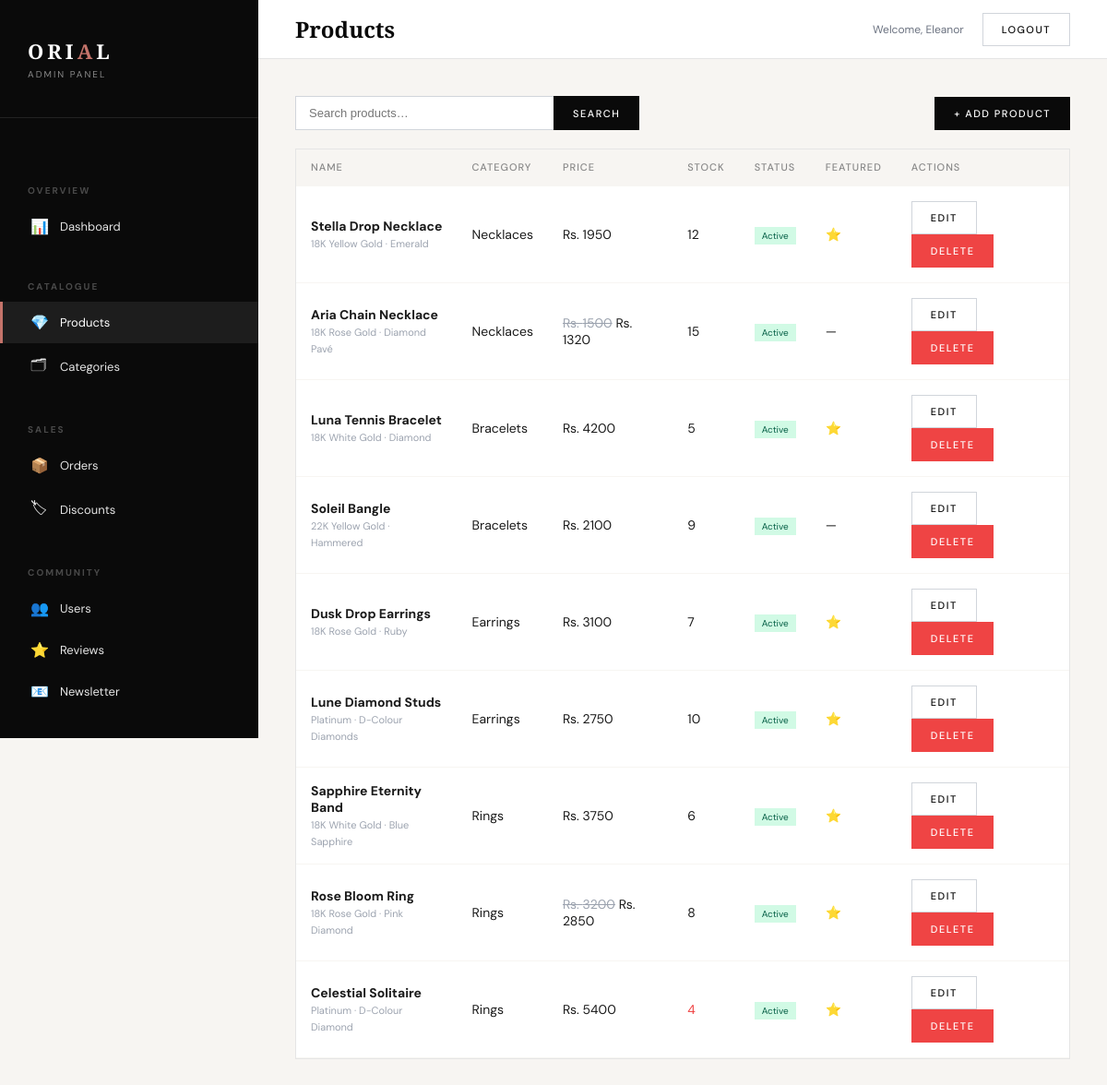
/admin/products (signed in), run on the app's committed database.
### app/models.py (models this page shows, shortened)
class User(db.Model, UserMixin):
    __tablename__ = 'users'
    id = db.Column(db.Integer, primary_key=True)
    first_name = db.Column(db.String(80), nullable=False)
    last_name = db.Column(db.String(80), nullable=True)
    email = db.Column(db.String(120), unique=True, nullable=False)
    password_hash = db.Column(db.String(200), nullable=False)
    is_admin = db.Column(db.Boolean, default=False)
    phone = db.Column(db.String(30))
    address_line1 = db.Column(db.String(200))
    address_line2 = db.Column(db.String(200))
    city = db.Column(db.String(100))
    postcode = db.Column(db.String(20))
    country = db.Column(db.String(100), default='United Kingdom')
    created_at = db.Column(db.DateTime, default=datetime.utcnow)
    is_active = db.Column(db.Boolean, default=True)
    orders = db.relationship('Order', backref='customer', lazy=True)
    reviews = db.relationship('Review', backref='author', lazy=True)
    wishlist_items = db.relationship('Wishlist', backref='user', lazy=True)
    cart_items = db.relationship('CartItem', backref='user', lazy=True)

class Product(db.Model):
    __tablename__ = 'products'
    id = db.Column(db.Integer, primary_key=True)
    name = db.Column(db.String(200), nullable=False)
    slug = db.Column(db.String(220), unique=True, nullable=False)
    subtitle = db.Column(db.String(200))       # e.g. "18K Rose Gold · Pink Diamond"
    description = db.Column(db.Text)
    price = db.Column(db.Float, nullable=False)
    original_price = db.Column(db.Float)       # For sale items
    stock = db.Column(db.Integer, default=0)
    sku = db.Column(db.String(80))
    category_id = db.Column(db.Integer, db.ForeignKey('categories.id'), nullable=False)
    image_filename = db.Column(db.String(200))  # main image
    image_filenames = db.Column(db.Text)        # JSON list of additional images or comma-separated
    badge = db.Column(db.String(50))            # "Bestseller", "New", "Limited", "Sale"
    badge_color = db.Column(db.String(20), default='black')  # 'black' or 'rose'
    material = db.Column(db.String(200))
    gemstone = db.Column(db.String(200))
    weight = db.Column(db.String(50))
    dimensions = db.Column(db.String(100))
    is_active = db.Column(db.Boolean, default=True)
    is_featured = db.Column(db.Boolean, default=False)
    created_at = db.Column(db.DateTime, default=datetime.utcnow)
    gallery_images = db.relationship('ProductImage', backref='product', lazy=True, cascade='all, delete-orphan')
    reviews = db.relationship('Review', backref='product', lazy=True)
    cart_items = db.relationship('CartItem', backref='product', lazy=True)
    order_items = db.relationship('OrderItem', backref='product', lazy=True)
    wishlist_entries = db.relationship('Wishlist', backref='product', lazy=True)
    @property
    def is_on_sale(self):
        return self.original_price is not None and self.original_price > self.price

class Category(db.Model):
    __tablename__ = 'categories'
    id = db.Column(db.Integer, primary_key=True)
    name = db.Column(db.String(100), nullable=False)
    slug = db.Column(db.String(120), unique=True, nullable=False)
    description = db.Column(db.Text)
    icon_svg = db.Column(db.Text)          # SVG markup for category icon
    display_order = db.Column(db.Integer, default=0)
    is_active = db.Column(db.Boolean, default=True)
    created_at = db.Column(db.DateTime, default=datetime.utcnow)
    products = db.relationship('Product', backref='category', lazy=True)

### app/blueprints/admin.py (the view)
@admin_bp.route('/products')
@login_required
@admin_required
def products():
    page = request.args.get('page', 1, type=int)
    search = request.args.get('q', '')
    query = Product.query
    if search:
        query = query.filter(Product.name.ilike(f'%{search}%'))
    products = query.order_by(Product.created_at.desc()).paginate(page=page, per_page=20, error_out=False)
    return render_template('admin/products.html', products=products, search=search)

### app/blueprints/admin.py (called while the page is built)
def admin_required(f):
    @wraps(f)
    def decorated(*args, **kwargs):
        if not current_user.is_authenticated or not current_user.is_admin:
            flash('Admin access required.', 'danger')
            return redirect(url_for('main.index'))
        return f(*args, **kwargs)
    return decorated

### app/models.py (called while the page is built)
@login_manager.user_loader
def load_user(user_id):
    return User.query.get(int(user_id))

### app/templates/admin/products.html (shortened to what this page needs)
{% extends 'admin/base_admin.html' %}
{% block page_title %}Products{% endblock %}
{% block content %}
<div style="display:flex;justify-content:space-between;align-items:center;margin-bottom:20px;">
    <form method="get" style="display:flex;gap:0;">
        <input type="text" name="q" value="{{ search }}" placeholder="Search products…"
            style="padding:10px 14px;border:1px solid #d1d5db;border-right:none;font-size:13px;outline:none;width:280px;">
        <button type="submit" class="admin-btn primary" style="border-radius:0;">Search</button>
    </form>
    <a href="{{ url_for('admin.new_product') }}" class="admin-btn primary">+ Add Product</a>
</div>
<div class="admin-card" style="padding:0;">
    <table class="admin-table">
        <thead>
            <tr>
                <th>Name</th>
                <th>Category</th>
                <th>Price</th>
                <th>Stock</th>
                <th>Status</th>
                <th>Featured</th>
                <th>Actions</th>
            </tr>
        </thead>
        <tbody>
            {% for p in products.items %}
            <tr>
                <td><strong>{{ p.name }}</strong><br><span style="color:#9ca3af;font-size:11px;">{{ p.subtitle }}</span>
                </td>
                <td>{{ p.category.name }}</td>
                <td>{% if p.is_on_sale %}<s style="color:#9ca3af;">Rs. {{ p.original_price|int }}</s> {% endif %}Rs. {{
                    p.price|int }}</td>
                <td style="{{ 'color:#ef4444;' if p.stock < 5 else '' }}">{{ p.stock }}</td>
                <td><span
                        style="padding:3px 8px;font-size:10px;background:{{ '#d1fae5;color:#065f46' if p.is_active else '#fee2e2;color:#991b1b' }}">{{
                        'Active' if p.is_active else 'Inactive' }}</span></td>
                <td>{{ '⭐' if p.is_featured else '—' }}</td>
                <td>
                    <a href="{{ url_for('admin.edit_product', pid=p.id) }}" class="admin-btn secondary"
                        style="margin-right:4px;">Edit</a>
                    <button onclick="deleteProduct({{ p.id }}, this)" class="admin-btn danger">Delete</button>
                </td>
            </tr>
            {% else %}<tr>
                <td colspan="7" style="text-align:center;color:#9ca3af;padding:40px;">No products found. <a
                        href="{{ url_for('admin.new_product') }}">Add one?</a></td>
            </tr>{% endfor %}
        </tbody>
    </table>
</div>
{% endblock %}

### app/templates/admin/base_admin.html (shortened to what this page needs)
<!DOCTYPE html>
<html lang="en">
<head>
    <link rel="stylesheet" href="{{ url_for('static', filename='css/style.css') }}">
</head>
<body>
    <div class="admin-layout">
        <aside class="admin-sidebar">
            <div class="admin-sidebar-logo">
                <a href="{{ url_for('admin.dashboard') }}">ORI<span>A</span>L</a>
                <small>Admin Panel</small>
            </div>
            <nav class="admin-nav">
                <div class="admin-nav-section">Overview</div>
                <a href="{{ url_for('admin.dashboard') }}"
                    class="{{ 'active' if request.endpoint == 'admin.dashboard' }}">
                    <span class="icon">📊</span> Dashboard
                </a>
                <div class="admin-nav-section">Catalogue</div>
                <a href="{{ url_for('admin.products') }}" class="{{ 'active' if 'product' in request.endpoint }}">
                    <span class="icon">💎</span> Products
                </a>
                <a href="{{ url_for('admin.categories') }}" class="{{ 'active' if 'categor' in request.endpoint }}">
                    <span class="icon">🗂</span> Categories
                </a>
                <div class="admin-nav-section">Sales</div>
                <a href="{{ url_for('admin.orders') }}" class="{{ 'active' if 'order' in request.endpoint }}">
                    <span class="icon">📦</span> Orders
                </a>
                <a href="{{ url_for('admin.discounts') }}" class="{{ 'active' if 'discount' in request.endpoint }}">
                    <span class="icon">🏷</span> Discounts
                </a>
                <div class="admin-nav-section">Community</div>
                <a href="{{ url_for('admin.users') }}" class="{{ 'active' if 'user' in request.endpoint }}">
                    <span class="icon">👥</span> Users
                </a>
                <a href="{{ url_for('admin.reviews') }}" class="{{ 'active' if 'review' in request.endpoint }}">
                    <span class="icon">⭐</span> Reviews
                </a>
                <a href="{{ url_for('admin.newsletter_list') }}"
                    class="{{ 'active' if 'newsletter' in request.endpoint }}">
                    <span class="icon">📧</span> Newsletter
                </a>
                <div class="admin-nav-section">Config</div>
            </nav>
        </aside>
        <div class="admin-main">
            <div class="admin-topbar">
                <h1>{% block page_title %}Dashboard{% endblock %}</h1>
                <div class="admin-topbar-right">
                    <span style="font-size:12px;color:#6b7280;">Welcome, {{ current_user.first_name }}</span>
                    <a href="{{ url_for('auth.logout') }}" class="admin-btn secondary">Logout</a>
                </div>
            </div>
            <div class="admin-content">{% block content %}{% endblock %}</div>
        </div>
    </div>
</body>
</html>

### data on the page
User: first_name "Eleanor"
Product: name "Stella Drop Necklace", subtitle "18K Yellow Gold · Emerald", category.name "Necklaces", price "1950", stock "12", is_active "Active", is_featured "⭐"
Product: name "Aria Chain Necklace", subtitle "18K Rose Gold · Diamond Pavé", category.name "Necklaces", original_price "1500", price "1320", stock "15", is_active "Active", is_featured "—"
Product: name "Luna Tennis Bracelet", subtitle "18K White Gold · Diamond", category.name "Bracelets", price "4200", stock "5", is_active "Active", is_featured "⭐"
Product: name "Soleil Bangle", subtitle "22K Yellow Gold · Hammered", category.name "Bracelets", price "2100", stock "9", is_active "Active", is_featured "—"
Product: name "Dusk Drop Earrings", subtitle "18K Rose Gold · Ruby", category.name "Earrings", price "3100", stock "7", is_active "Active", is_featured "⭐"
Product: name "Lune Diamond Studs", subtitle "Platinum · D-Colour Diamonds", category.name "Earrings", price "2750", stock "10", is_active "Active", is_featured "⭐"
Product: name "Sapphire Eternity Band", subtitle "18K White Gold · Blue Sapphire", category.name "Rings", price "3750", stock "6", is_active "Active", is_featured "⭐"
Product: name "Rose Bloom Ring", subtitle "18K Rose Gold · Pink Diamond", category.name "Rings", original_price "3200", price "2850", stock "8", is_active "Active", is_featured "⭐"
Product: name "Celestial Solitaire", subtitle "Platinum · D-Colour Diamond", category.name "Rings", price "5400", stock "4", is_active "Active", is_featured "⭐"
